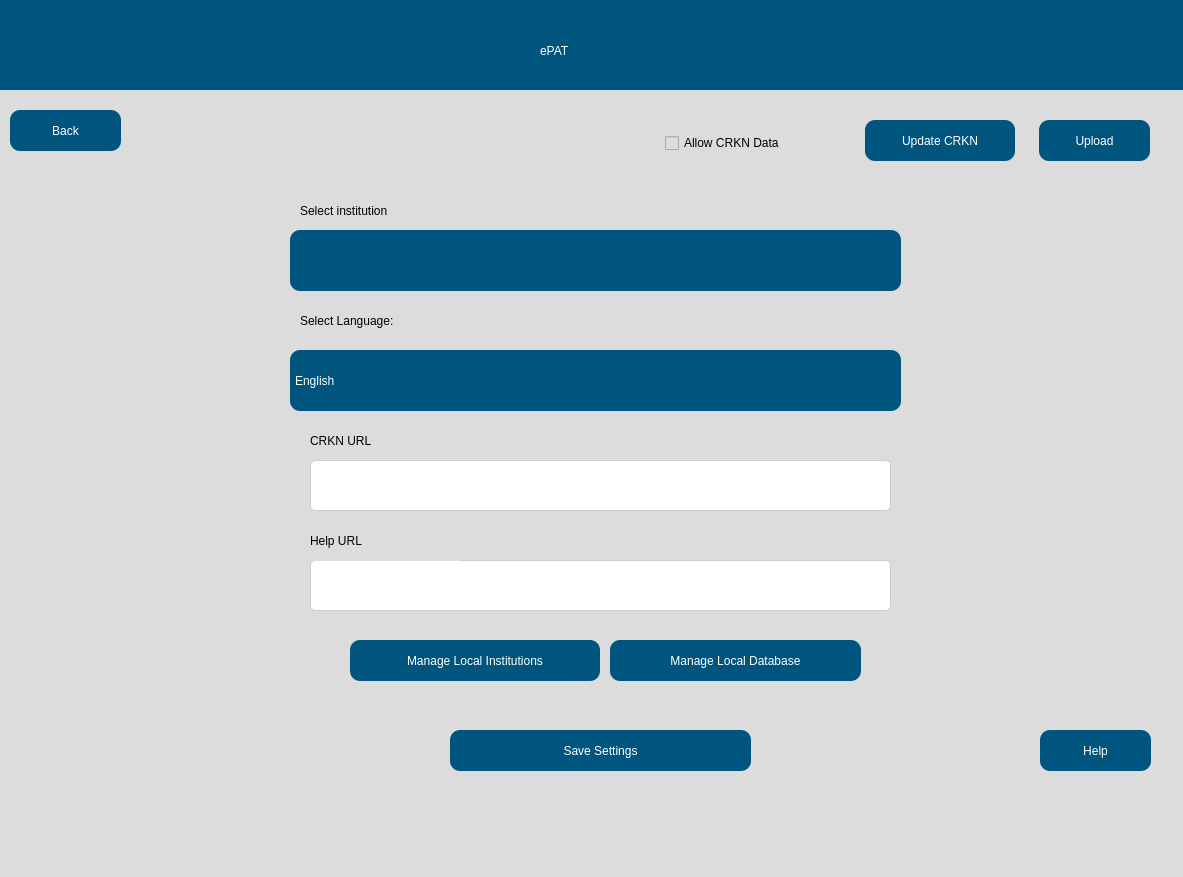
<?xml version="1.0" encoding="UTF-8"?>
<ui version="4.0">
 <class>Dialog</class>
 <widget class="QDialog" name="Dialog">
  <property name="geometry">
   <rect>
    <x>0</x>
    <y>0</y>
    <width>1183</width>
    <height>877</height>
   </rect>
  </property>
  <property name="windowTitle">
   <string>Dialog</string>
  </property>
  <widget class="QWidget" name="widget" native="true">
   <property name="geometry">
    <rect>
     <x>-10</x>
     <y>0</y>
     <width>1200</width>
     <height>900</height>
    </rect>
   </property>
   <property name="styleSheet">
    <string notr="true">background-color: rgb(220, 220, 220);</string>
   </property>
   <widget class="QWidget" name="widget_2" native="true">
    <property name="geometry">
     <rect>
      <x>10</x>
      <y>0</y>
      <width>1200</width>
      <height>90</height>
     </rect>
    </property>
    <property name="styleSheet">
     <string notr="true">background-color: rgb(0, 85, 127);</string>
    </property>
    <widget class="QLabel" name="label">
     <property name="geometry">
      <rect>
       <x>540</x>
       <y>20</y>
       <width>141</width>
       <height>61</height>
      </rect>
     </property>
     <property name="styleSheet">
      <string notr="true">font: 75 36pt &quot;Arial&quot;;
color: rgb(255, 255, 255);
</string>
     </property>
     <property name="text">
      <string>ePAT</string>
     </property>
    </widget>
   </widget>
   <widget class="QPushButton" name="backButton">
    <property name="geometry">
     <rect>
      <x>20</x>
      <y>110</y>
      <width>111</width>
      <height>41</height>
     </rect>
    </property>
    <property name="styleSheet">
     <string notr="true">
            QPushButton {
                font: 75 16pt &quot;Arial&quot;;
                background-color: rgb(0, 85, 127);
                border-radius: 10px;
                color: rgb(255, 255, 255);
            }

            QPushButton:hover {
                background-color: rgb(0, 75, 117); /* Slightly darker color when hovered */
            }

            QPushButton:pressed {
                background-color: rgb(0, 65, 107); /* Even darker color when clicked */
            }
        </string>
    </property>
    <property name="text">
     <string>Back</string>
    </property>
   </widget>
   <widget class="QPushButton" name="uploadButton">
    <property name="geometry">
     <rect>
      <x>1049</x>
      <y>120</y>
      <width>111</width>
      <height>41</height>
     </rect>
    </property>
    <property name="styleSheet">
     <string notr="true">
            QPushButton {
                font: 75 16pt &quot;Arial&quot;;
                background-color: rgb(0, 85, 127);
                border-radius: 10px;
                color: rgb(255, 255, 255);
            }

            QPushButton:hover {
                background-color: rgb(0, 75, 117); /* Slightly darker color when hovered */
            }

            QPushButton:pressed {
                background-color: rgb(0, 65, 107); /* Even darker color when clicked */
            }
        </string>
    </property>
    <property name="text">
     <string>Upload</string>
    </property>
   </widget>
   <widget class="QPushButton" name="updateCRKN">
    <property name="geometry">
     <rect>
      <x>875</x>
      <y>120</y>
      <width>150</width>
      <height>41</height>
     </rect>
    </property>
    <property name="styleSheet">
     <string notr="true">
            QPushButton {
                font: 75 16pt &quot;Arial&quot;;
                background-color: rgb(0, 85, 127);
                border-radius: 10px;
                color: rgb(255, 255, 255);
            }

            QPushButton:hover {
                background-color: rgb(0, 75, 117); /* Slightly darker color when hovered */
            }

            QPushButton:pressed {
                background-color: rgb(0, 65, 107); /* Even darker color when clicked */
            }
            QPushButton:disabled {
                background-color: rgb(180, 180, 180); /* Grey color for disabled state */
                color: rgb(120, 120, 120); /* Darker text color for disabled state */
            }
        </string>
    </property>
    <property name="text">
     <string>Update CRKN</string>
    </property>
   </widget>
   <widget class="QLabel" name="UniversityLabel_5">
    <property name="geometry">
     <rect>
      <x>310</x>
      <y>190</y>
      <width>151</width>
      <height>41</height>
     </rect>
    </property>
    <property name="styleSheet">
     <string notr="true">font: 75 14pt &quot;Arial&quot;;
color: rgb(0, 0, 0);</string>
    </property>
    <property name="text">
     <string>Select institution</string>
    </property>
   </widget>
   <widget class="QComboBox" name="institutionSelection">
    <property name="geometry">
     <rect>
      <x>300</x>
      <y>230</y>
      <width>611</width>
      <height>61</height>
     </rect>
    </property>
    <property name="styleSheet">
     <string notr="true">/* Styling for the QComboBox */
QComboBox {
    font: 75 16pt &quot;Arial&quot;;
    background-color: rgb(0, 85, 127);
    border-radius: 10px;
    color: rgb(255, 255, 255);
}

/* Styling for the QComboBox when hovered */
QComboBox:hover {
    background-color: rgb(0, 75, 117); /* Slightly darker color when hovered */
}

/* Styling for the QComboBox when the dropdown is activated */
QComboBox::drop-down {
    subcontrol-origin: padding;
    subcontrol-position: right center;
    width: 15px;
    border-left-width: 0px;
    border-left-color: darkgray;
    border-left-style: solid; /* just a single line */
    border-top-right-radius: 10px; /* same radius as the QComboBox */
    border-bottom-right-radius: 10px; /* same radius as the QComboBox */
}

/* Styling for the QComboBox when the dropdown button is pressed */
QComboBox::down-arrow {
                image: url(resources/dropdown_icon.png);
                width: 21px;
                height: 15px;
                padding-right: 15px;
            }</string>
    </property>
   </widget>
   <widget class="QLabel" name="UniversityLabel_7">
    <property name="geometry">
     <rect>
      <x>310</x>
      <y>300</y>
      <width>151</width>
      <height>41</height>
     </rect>
    </property>
    <property name="styleSheet">
     <string notr="true">font: 75 14pt &quot;Arial&quot;;
color: rgb(0, 0, 0);</string>
    </property>
    <property name="text">
     <string>Select Language:</string>
    </property>
   </widget>
   <widget class="QComboBox" name="languageSetting">
    <property name="geometry">
     <rect>
      <x>300</x>
      <y>350</y>
      <width>611</width>
      <height>61</height>
     </rect>
    </property>
    <property name="styleSheet">
     <string notr="true">/* Styling for the QComboBox */
QComboBox {
    font: 75 16pt &quot;Arial&quot;;
    background-color: rgb(0, 85, 127);
    border-radius: 10px;
    color: rgb(255, 255, 255);
}

/* Styling for the QComboBox when hovered */
QComboBox:hover {
    background-color: rgb(0, 75, 117); /* Slightly darker color when hovered */
}

/* Styling for the QComboBox when the dropdown is activated */
QComboBox::drop-down {
    subcontrol-origin: padding;
    subcontrol-position: right center;
    width: 15px;
    border-left-width: 0px;
    border-left-color: darkgray;
    border-left-style: solid; /* just a single line */
    border-top-right-radius: 10px; /* same radius as the QComboBox */
    border-bottom-right-radius: 10px; /* same radius as the QComboBox */
}

/* Styling for the QComboBox when the dropdown button is pressed */
QComboBox::down-arrow {
                image: url(resources/dropdown_icon.png);
                width: 21px;
                height: 15px;
                padding-right: 15px;
            }</string>
    </property>
    <item>
     <property name="text">
      <string>English</string>
     </property>
    </item>
    <item>
     <property name="text">
      <string>French</string>
     </property>
    </item>
   </widget>
   <widget class="QLabel" name="UniversityLabel_8">
    <property name="geometry">
     <rect>
      <x>320</x>
      <y>420</y>
      <width>151</width>
      <height>41</height>
     </rect>
    </property>
    <property name="styleSheet">
     <string notr="true">font: 75 14pt &quot;Arial&quot;;
color: rgb(0, 0, 0);</string>
    </property>
    <property name="text">
     <string>CRKN URL</string>
    </property>
   </widget>
   <widget class="QLineEdit" name="helpURL">
    <property name="geometry">
     <rect>
      <x>320</x>
      <y>560</y>
      <width>581</width>
      <height>51</height>
     </rect>
    </property>
    <property name="styleSheet">
     <string notr="true">/* Styling for QLineEdit */
QLineEdit {
    font-family: Arial, sans-serif;
    font-size: 14px;
    color: #333; /* Text color */
    background-color: #fff; /* Background color */
    border: 1px solid #ccc; /* Border color */
    border-radius: 5px; /* Border radius */
    padding: 8px; /* Padding inside the QLineEdit */
}

/* Styling for QLineEdit when it's focused */
QLineEdit:focus {
    border: 1px solid #4d90fe; /* Focused border color */
    outline: none; /* Remove default focus outline */
}

/* Styling for QLineEdit when hovered */
QLineEdit:hover {
    border: 1px solid #999; /* Border color on hover */
}</string>
    </property>
   </widget>
   <widget class="QLabel" name="helpURLlabel">
    <property name="geometry">
     <rect>
      <x>320</x>
      <y>520</y>
      <width>151</width>
      <height>41</height>
     </rect>
    </property>
    <property name="styleSheet">
     <string notr="true">font: 75 14pt &quot;Arial&quot;;
color: rgb(0, 0, 0);</string>
    </property>
    <property name="text">
     <string>Help URL</string>
    </property>
   </widget>
   <widget class="QPushButton" name="saveSettings">
    <property name="geometry">
     <rect>
      <x>460</x>
      <y>730</y>
      <width>301</width>
      <height>41</height>
     </rect>
    </property>
    <property name="styleSheet">
     <string notr="true">
            QPushButton {
                font: 75 16pt &quot;Arial&quot;;
                background-color: rgb(0, 85, 127);
                border-radius: 10px;
                color: rgb(255, 255, 255);
            }

            QPushButton:hover {
                background-color: rgb(0, 75, 117); /* Slightly darker color when hovered */
            }

            QPushButton:pressed {
                background-color: rgb(0, 65, 107); /* Even darker color when clicked */
            }
            QPushButton:disabled {
                background-color: rgb(180, 180, 180); /* Grey color for disabled state */
                color: rgb(120, 120, 120); /* Darker text color for disabled state */
            }
        </string>
    </property>
    <property name="text">
     <string>Save Settings</string>
    </property>
   </widget>
   <widget class="QPushButton" name="helpButton">
    <property name="geometry">
     <rect>
      <x>1050</x>
      <y>730</y>
      <width>111</width>
      <height>41</height>
     </rect>
    </property>
    <property name="styleSheet">
     <string notr="true">
            QPushButton {
                font: 75 16pt &quot;Arial&quot;;
                background-color: rgb(0, 85, 127);
                border-radius: 10px;
                color: rgb(255, 255, 255);
            }

            QPushButton:hover {
                background-color: rgb(0, 75, 117); /* Slightly darker color when hovered */
            }

            QPushButton:pressed {
                background-color: rgb(0, 65, 107); /* Even darker color when clicked */
            }
        </string>
    </property>
    <property name="text">
     <string>Help</string>
    </property>
   </widget>
   <widget class="QLineEdit" name="crknURL">
    <property name="geometry">
     <rect>
      <x>320</x>
      <y>460</y>
      <width>581</width>
      <height>51</height>
     </rect>
    </property>
    <property name="styleSheet">
     <string notr="true">
        QLineEdit {
            font-family: Arial, sans-serif;
            font-size: 14px;
            color: #333; /* Text color */
            background-color: #fff; /* Background color */
            border: 1px solid #ccc; /* Border color */
            border-radius: 5px; /* Border radius */
            padding: 8px; /* Padding inside the QLineEdit */
        }

        QLineEdit:focus {
            border: 1px solid #4d90fe; /* Focused border color */
            outline: none; /* Remove default focus outline */
        }

        QLineEdit:hover {
            border: 1px solid #999; /* Border color on hover */
        }
        QLineEdit:disabled {
                        background-color: rgb(180, 180, 180); /* Grey color for disabled state */
                        color: rgb(120, 120, 120); /* Darker text color for disabled state */
                    }
</string>
    </property>
   </widget>
   <widget class="QPushButton" name="manageDatabase">
    <property name="geometry">
     <rect>
      <x>620</x>
      <y>640</y>
      <width>251</width>
      <height>41</height>
     </rect>
    </property>
    <property name="styleSheet">
     <string notr="true">
            QPushButton {
                font: 75 16pt &quot;Arial&quot;;
                background-color: rgb(0, 85, 127);
                border-radius: 10px;
                color: rgb(255, 255, 255);
            }

            QPushButton:hover {
                background-color: rgb(0, 75, 117); /* Slightly darker color when hovered */
            }

            QPushButton:pressed {
                background-color: rgb(0, 65, 107); /* Even darker color when clicked */
            }
            QPushButton:disabled {
                background-color: rgb(180, 180, 180); /* Grey color for disabled state */
                color: rgb(120, 120, 120); /* Darker text color for disabled state */
            }
        </string>
    </property>
    <property name="text">
     <string>Manage Local Database</string>
    </property>
   </widget>
   <widget class="QPushButton" name="manageInstitution">
    <property name="geometry">
     <rect>
      <x>360</x>
      <y>640</y>
      <width>250</width>
      <height>41</height>
     </rect>
    </property>
    <property name="styleSheet">
     <string notr="true">
            QPushButton {
                font: 75 16pt &quot;Arial&quot;;
                background-color: rgb(0, 85, 127);
                border-radius: 10px;
                color: rgb(255, 255, 255);
            }

            QPushButton:hover {
                background-color: rgb(0, 75, 117); /* Slightly darker color when hovered */
            }

            QPushButton:pressed {
                background-color: rgb(0, 65, 107); /* Even darker color when clicked */
            }
            QPushButton:disabled {
                background-color: rgb(180, 180, 180); /* Grey color for disabled state */
                color: rgb(120, 120, 120); /* Darker text color for disabled state */
            }
        </string>
    </property>
    <property name="text">
     <string>Manage Local Institutions</string>
    </property>
   </widget>

   <widget class="QCheckBox" name="allowCRKNData">
    <property name="geometry">
     <rect>
      <x>675</x>
      <y>128</y>
      <width>200</width>
      <height>30</height>
     </rect>
    </property>
    <property name="styleSheet">
     <string notr="true">font: 75 14pt &quot;Arial&quot;;</string>
    </property>
    <property name="text">
     <string>Allow CRKN Data</string>
    </property>
   </widget>
  </widget>
 </widget>
 <resources/>
 <connections/>
</ui>
